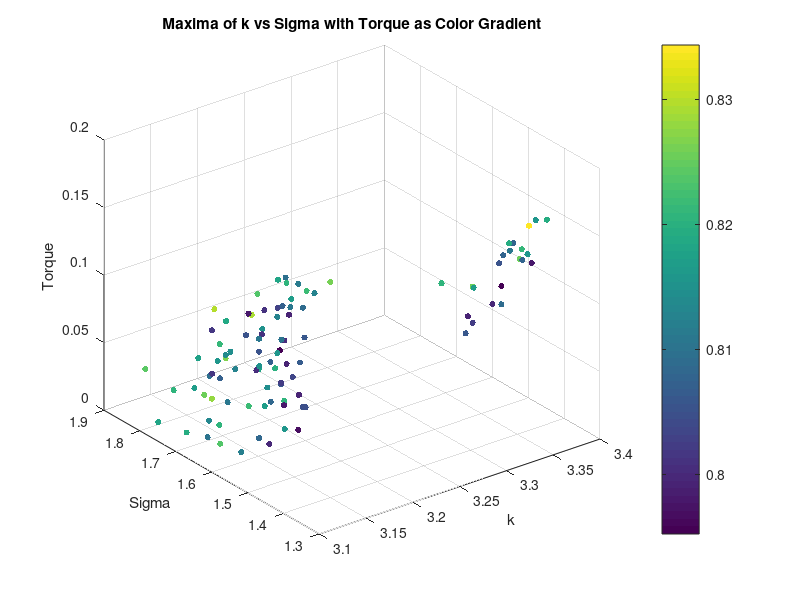

Recreate this plot in MATLAB. (Note: this script raises an error after producing the figure.)
load('maxima_data.mat');
scatter3(maxima_k, maxima_sigma, torque_values, 20, maxima_corr, 'filled');
xlabel('k');
ylabel('Sigma');
zlabel('Torque');
title('Maxima of k vs Sigma with Torque as Color Gradient');
colorbar;
grid on;

% K means clustering of torque into 10 clusters, taking mean of each cluster k, sigma and corr too
[cluster_idx, cluster_centers] = kmeans(torque_values, 10);
% Plot the clusters
figure;
hold on;
for i = 1:10
    cluster_points = find(cluster_idx == i);
    scatter3(maxima_k(cluster_points), maxima_sigma(cluster_points), torque_values(cluster_points), 20, maxima_corr(cluster_points), 'filled');
end
